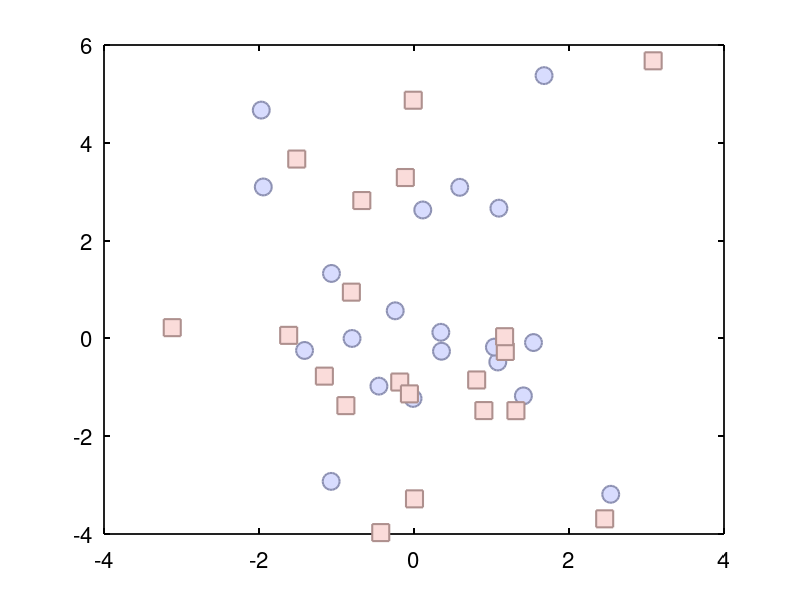
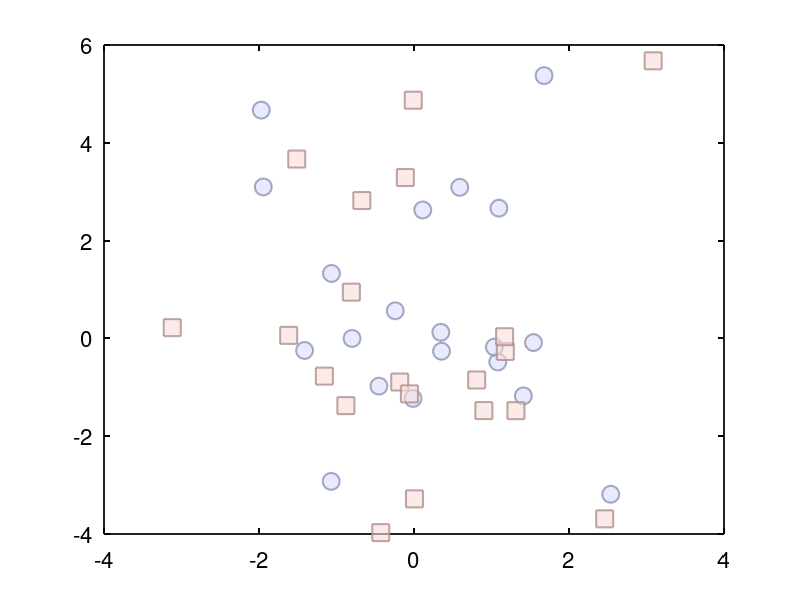
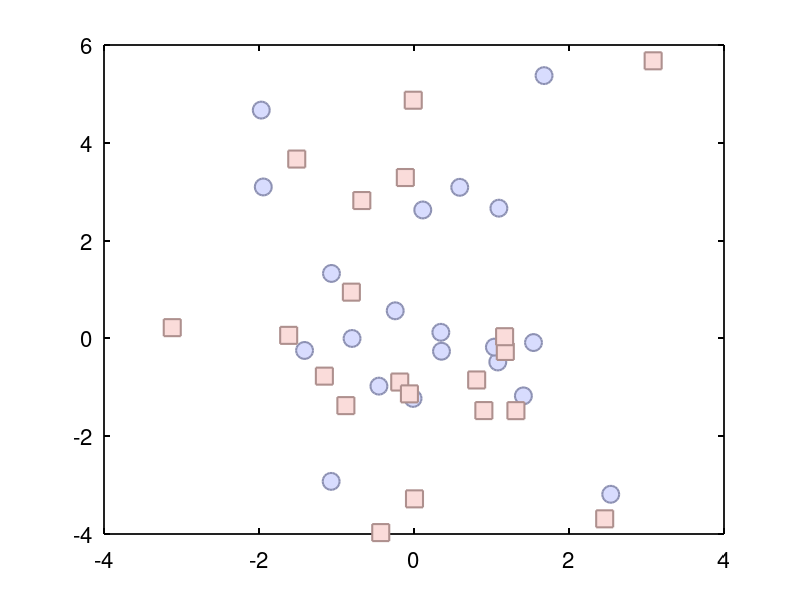

Reproduce these figures in MATLAB, in order. (Note: this script raises an error after producing the figures.)
%% alpha show

% wendylay
% 2021.12.19

clc; clear; close all;
rng(0)
%% generate data
n_p = 20;

x1 = randn(1, n_p) + randn(1, n_p) * 1;
y1 = randn(1, n_p) + randn(1, n_p) * 2;

x2 = randn(1, n_p) + randn(1, n_p) * 1;
y2 = randn(1, n_p) + randn(1, n_p) * 2;

for idx = 1 : n_p
    if mod(idx, 2) ~= 1
        x2(idx) = x1(idx) + randn(1) .* 0.5;
        y2(idx) = y1(idx) + randn(1) .* 0.5;
    end
end

% scatter(x1, y1, 100, 's', 'MarkerFaceColor', 'b');
% alpha(.1)
% hold on 
% scatter(x2, y2, 100, '^', 'MarkerFaceColor', 'r');



%% figure
rng(0)
light_blue = [216,220,254] ./ 255;
light_red = [250,220,218] ./ 255;

%% no alpha
figure
scatter(x1, y1, 150, ...
    'MarkerFaceColor', light_blue,...
    'MarkerEdgeColor', light_blue - 0.3,'LineWidth', 1.5)
hold on
scatter(x2, y2, 150, ...
    'MarkerFaceColor', light_red,...
    'MarkerEdgeColor', light_red - 0.3,'LineWidth', 1.5, ...
    'Marker', 's')
set(gca, 'linewidth', 1.25, 'fontsize', 16,...
    'xcolor', 'k', 'ycolor', 'k')
box on
print(gcf, '-djpeg', '-r300', 'no_alpha.jpg')
close all

%% Face and Edge Alpha
figure
scatter(x1, y1, 150, ...
    'MarkerFaceColor', light_blue,...
    'MarkerEdgeColor', light_blue - 0.3,...
    'LineWidth', 1.5,...
    'MarkerFaceAlpha', 0.6, ...
    'MarkerEdgeAlpha', 0.8)
hold on
scatter(x2, y2, 150, ...
    'MarkerFaceColor', light_red,...
    'MarkerEdgeColor', light_red - 0.3,'LineWidth', 1.5, ...
    'Marker', 's',...
    'MarkerFaceAlpha', 0.6,...
    'MarkerEdgeAlpha', 0.8)

set(gca, 'linewidth', 1.25, 'fontsize', 16,...
    'xcolor', 'k', 'ycolor', 'k')
box on
print(gcf, '-djpeg', '-r300', 'alpha_face_edge.jpg')
close all
%%  Figure alpha
figure
scatter(x1, y1, 150, ...
    'MarkerFaceColor', light_blue,...
    'MarkerEdgeColor', light_blue - 0.3,'LineWidth', 1.5)
hold on
scatter(x2, y2, 150, ...
    'MarkerFaceColor', light_red,...
    'MarkerEdgeColor', light_red - 0.3,'LineWidth', 1.5, ...
    'Marker', 's')
set(gca, 'linewidth', 1.25, 'fontsize', 16,...
    'xcolor', 'k', 'ycolor', 'k')
box on
alpha(1)
print(gcf, '-djpeg', '-r300', 'alpha_all_figure.jpg')
close all